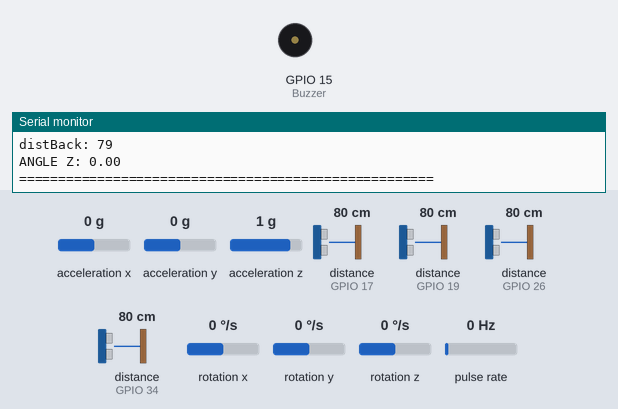
Recording of a sketch running on a simulated ESP32. Parts: buzzer (waves = sounding, pin HIGH), the last lines printed to the serial monitor. Wiring (inferred from the names in the program): 4 × ultrasonic range finder: trigger GPIO 14, echo GPIO 26 / trigger GPIO 16, echo GPIO 17 / trigger GPIO 18, echo GPIO 19 / trigger GPIO 32, echo GPIO 34; pulse sensor: data GPIO 4. The test bench sets the inputs (shaded band); at power-on: distance to the obstacle (sensors on GPIO 17, GPIO 26, GPIO 19, GPIO 34) 80 cm, rotation z 0 °/s, acceleration x 0 g, acceleration y 0 g, acceleration z 1 g, rotation x 0 °/s, rotation y 0 °/s, pulse rate 0 Hz. The echo pulse lasts 58.3 µs per cm; pins used as bus, display or sensor lines are not drawn.

Above: at 3.2 s.
3.3 s: distance to the obstacle (sensor on GPIO 17) set to 6 cm
6.3 s: distance to the obstacle (sensor on GPIO 17) set to 3 cm
At 7.3 s:
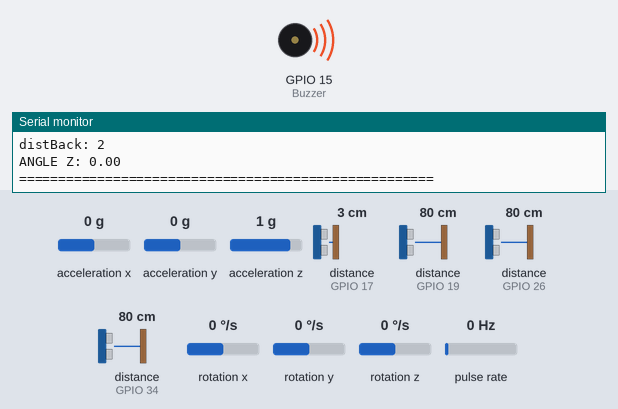
9.3 s: distance to the obstacle (sensor on GPIO 26) set to 250 cm
12.3 s: rotation z set to -2 °/s
15.3 s: distance to the obstacle (sensor on GPIO 19) set to 2 cm
At 16.1 s:
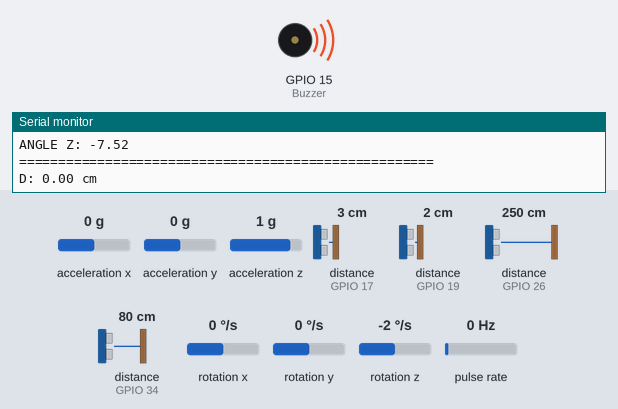
18.3 s: distance to the obstacle (sensor on GPIO 34) set to 18 cm
Timing chart, 0 to 22.3 s (numbered marks = the images above; inputs shaded):
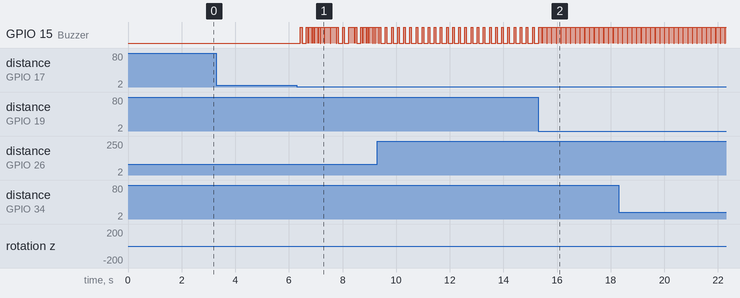

Measured:
- the behaviour switches between 5 and 4 cm on distance to the obstacle (sensor on GPIO 17) (found by bisection; images 0 and 1)
- by itself, GPIO 15 (Buzzer): alternates HIGH for 0.16 s and LOW for 0.02 s

The sketch:

Version2_Esp32.ino
```cpp
/**
* @file: PhaseParkAssistV2.2_ESP32.ino
* @date: December 19, 2023
* @author: Ahmed Samy Elnozahy
*
* @brief: Code for Version-Two to our project:
*         AutoPilot-ParkAssist
*         using HC-05 Bluetooth Module and L298d MotorDriver
*         and Encoder and couple of ultrasonics
*
* @version: 2.2
*
* @updates: Now the Esp32 only sends the readings of the sensors
*           and the raspberry takes the reading via serial communication
*           and raspberry control motors depending on those values
**/

#include "Wire.h"
#include <MPU6050_light.h>


/*Ultrasonic*/

 /* behind 1 */
#define echoN1  34
#define trigN1  32
 /* behind 2*/
#define echoN4  26
#define trigN4  14

/* backward */
#define echoN3  17
#define trigN3  16

/* forward */
#define echoN2  19
#define trigN2  18

#define Buzzer  15

unsigned long lastTriggerTimeN1 = 0;
unsigned long lastTriggerTimeN2 = 0;
unsigned long lastTriggerTimeN3 = 0;
unsigned long lastTriggerTimeN4 = 0;


long timer = 0;
int distBehind1;
int distBehind2;
int distForw;
int distBack;
int timB, tim1 ,tim2, timF;

volatile long encoderCount = 0;
volatile float distance = 0.0;

MPU6050 mpu(Wire);

byte serialA;

/* Encoder pin for one wheel */
const int encoderPin = 4; // Change this to the appropriate pin for your setup

/* Variables for encoder */
const float wheelDiameter = 65.0; // in millimeters

void Motors_Move(int serialMsg);

void setup()
{


  /*For Debugging - Serial to Computer to Print*/
  Serial.begin(9600);
  Wire.begin();


  pinMode(Buzzer, OUTPUT);

  pinMode(echoN1, INPUT);
  pinMode(trigN1, OUTPUT);

  pinMode(echoN2, INPUT);
  pinMode(trigN2, OUTPUT);

  pinMode(echoN3, INPUT);
  pinMode(trigN3, OUTPUT);

  pinMode(echoN4, INPUT);
  pinMode(trigN4, OUTPUT);


  pinMode(encoderPin, INPUT_PULLUP);
  attachInterrupt(digitalPinToInterrupt(encoderPin), handleEncoder, RISING);
  IMU_Setup();


}

void loop()
{

  /*For making Raspberry to adjust the speed of motors*/
  if (Serial.available() > 0)
  {
      serialA = Serial.read();
  }
  ultrasonic();
  IMU();
  printDistance();
}


/********************************************************************************************/
/****                                      Encoder                                      *****/
/********************************************************************************************/
void handleEncoder()
{
  // Update the encoder count based on the direction of rotation
  encoderCount++;
  // Update distance based on the number of encoder pulses
  updateDistance();
}

/* Update distance based on the number of encoder pulses */
void updateDistance()
{
  float circumference = 3.14159265 * wheelDiameter; // in millimeters
  distance = (encoderCount / 20.0) * circumference; // Each pulse represents 1/20th of a revolution
}

/* Print the distance traveled */
void printDistance()
{
  Serial.print("D: ");
  Serial.print(distance * 0.1);
  Serial.println(" cm");
}


/********************************************************************************************/
/****                                      mpu                                          *****/
/********************************************************************************************/
void IMU_Setup(){
    Wire.begin();

  byte status = mpu.begin();
  Serial.print(F("MPU6050 status: "));
  Serial.println(status);
  while(status!=0){ } // stop everything if could not connect to MPU6050

  Serial.println(F("Calculating offsets, do not move MPU6050"));
  delay(1000);
  mpu.calcOffsets(true,true); // gyro and accelero
  Serial.println("Done!\n");
}
void IMU() {
  mpu.update();

  if(millis() - timer > 100){

    Serial.print(F("ANGLE Z: "));
    Serial.println(mpu.getAngleZ());
    Serial.println(F("=====================================================\n"));
    timer = millis();
  }

}


/********************************************************************************************/
/****                                    Ultrasonic                                     *****/
/********************************************************************************************/

void ultrasonic()
{
  // /* forward */
  // __________________________________
  if (millis() - lastTriggerTimeN2 > 70)
  {
    digitalWrite(trigN2, LOW);
    delayMicroseconds(5);
    digitalWrite(trigN2, HIGH);
    delayMicroseconds(10);
    digitalWrite(trigN2, LOW);

    /* Measure the time taken for the ultrasonic pulse to return */
    timF = pulseIn(echoN2, HIGH );

    distForw = timF * 0.034 / 2;

    if (distForw < 9 && distForw !=0)
    {
      digitalWrite(Buzzer, HIGH);
      delay(70);

    }
    else
    {
      digitalWrite(Buzzer, LOW);
    }

    lastTriggerTimeN2 = millis();
  }

 /* behind 1*/
// __________________________________
if (millis() - lastTriggerTimeN3 > 70)
{
  digitalWrite(trigN1, LOW);
  delayMicroseconds(5);
  digitalWrite(trigN1, HIGH);
  delayMicroseconds(10);
  digitalWrite(trigN1, LOW);

  tim2 = pulseIn(echoN1, HIGH);
  /*  Calculate distance in centimeters */
  distBehind1 = tim2 * 0.034 / 2;
  // __________________________________

  // Logic
  if (distBehind1 < 4 && distBehind1 !=0)
  {
    digitalWrite(Buzzer, HIGH); // Beep at 1000 Hz
    delay(70);
  }
  else
  {
    digitalWrite(Buzzer, LOW);
  }

    lastTriggerTimeN3 = millis();
}

 /* behind 2*/
// __________________________________
if (millis() - lastTriggerTimeN1 > 70)
{
  digitalWrite(trigN4, LOW);
  delayMicroseconds(5);
  digitalWrite(trigN4, HIGH);
  delayMicroseconds(10);
  digitalWrite(trigN4, LOW);

  tim1 = pulseIn(echoN4, HIGH);
  /*  Calculate distance in centimeters */
  distBehind2 = tim1 * 0.034 / 2;
  // __________________________________

  // Logic
  if (distBehind2 < 4 && distBehind2 !=0)
  {

    digitalWrite(Buzzer, HIGH);
    delay(70);
  }
  else
  {
    digitalWrite(Buzzer, LOW);
  }
  lastTriggerTimeN1 = millis();
}
  //delay(70);


  /* backward */
  // __________________________________
if (millis() - lastTriggerTimeN4 > 70)
{
  digitalWrite(trigN3, LOW);
  delayMicroseconds(5);
  digitalWrite(trigN3, HIGH);
  delayMicroseconds(10);
  digitalWrite(trigN3, LOW);

  timB = pulseIn(echoN3, HIGH);
  /*  Calculate distance in centimeters */
  distBack = timB * 0.034 / 2;
  // __________________________________

  // Logic
  if (distBack < 4 && distBack !=0)
  {
    digitalWrite(Buzzer, HIGH); // Beep at 1000 Hz
    //delay(1000);
  }
  else
  {
    digitalWrite(Buzzer, LOW);
  }
  lastTriggerTimeN4 = millis();
}


  Serial.print("distForw: ");
  Serial.println(distForw);
  Serial.print("distBehind1: ");
  Serial.println(distBehind1);
  Serial.print("distBehind2: ");
  Serial.println(distBehind2);
  Serial.print("distBack: ");
  Serial.println(distBack);
}
```
